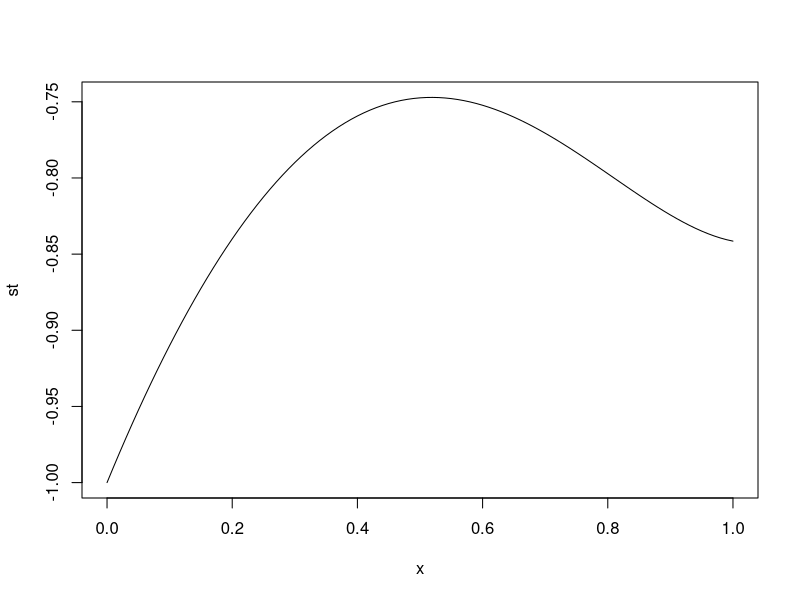
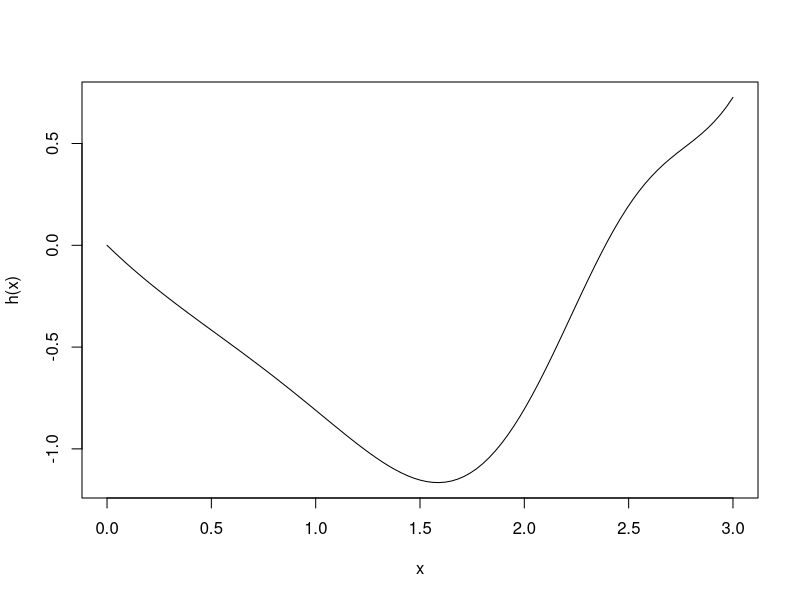

Generate these figures, in order, with R:
#iNTEGRACION
#SIMPSON
simpson = function(fun, a,b, n) {
  if (n%%2 != 0) stop("En la regla de Simpson, n es par!")
  h = (b-a)/n
  i1 = seq(1, n-1, by = 2) # impares
  i2 = seq(2, n-2, by = 2) # pares
  h/3 * ( fun(a) + fun(b) + 4*sum( fun(a+i1*h) ) + 2*sum( fun(a+i2*h) ) )
}
##--------------------------------------------------------------------------
f = function(x) exp(-x) * cos(x)
simpson(f,0,pi,10)
##--------------------------------------------------------------
##fUNCION INTEGRATE
f = function(x) exp(-x) * cos(x)
integrate(f, 0, pi)
# Vectorize() si f opera con vectores
f1 = function(x) max(0, x)
h = Vectorize(f1)
integrate(h, -1, 1)
##gAUSS
fgauss = function(t) exp(-t^2/2)
integrate(fgauss, -Inf, Inf)
integrate(fgauss, -Inf, Inf)$value
##FUNCION CON CEROS
st = function(t) t-sin(t^2)-1
t=c(0,pi/8,pi/4,pi/2,pi,2*pi)
plot(st)
S = function(x) integrate(st, 0, x)$value
# Graficar S(x)-----
h = Vectorize(S)
curve(h, 0,3)
#-------------------
require(pracma)
newtonRaphson(S, 2.5)
